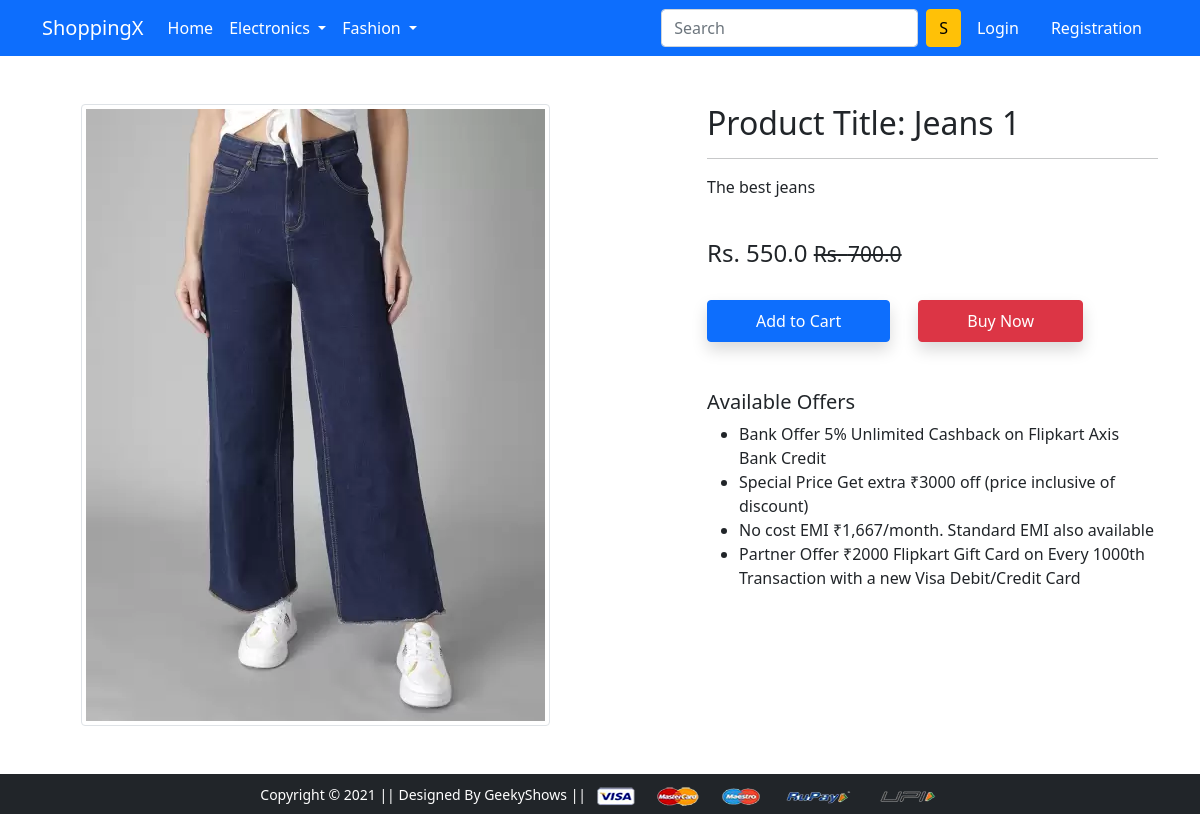
Screenshot of /product-detail/1 with the database file from the repository.
### app/models.py (models this page shows, shortened)
class Product(models.Model):
    title = models.CharField(max_length=100)
    selling_price = models.FloatField()
    discounted_price = models.FloatField()
    description = models.TextField()
    brand = models.CharField(max_length=100)
    category = models.CharField(choices=CATEGORY_CHOICES, max_length=2)
    product_image = models.ImageField(upload_to = 'productimg')

### app/views.py (the view)
# urls.py: path('product-detail/<int:pk>', views.ProductDetailView.as_view(), name='product-detail'),
class ProductDetailView(View):
    def get(self, request, pk):
        totalitem = 0
        product= Product.objects.get(pk=pk)
        item_already_in_cart = False
        if request.user.is_authenticated:
            totalitem = len(Cart.objects.filter(user=request.user))
            item_already_in_cart = Cart.objects.filter(Q(product=product.id) & Q(user=request.user)).exists()
        return render(request, 'app/productdetail.html', {'product':product, 'item_already_in_cart':item_already_in_cart, 'totalitem':totalitem})

### app/templates/app/productdetail.html (shortened to what this page needs)
{% extends 'app/base.html' %}
{% load static %}
{% block main-content %}
<div class="container my-5">
 <div class="row">
  <div class="col-sm-6 text-center align-self-center">
   <img src="{{product.product_image.url}}" alt="" class="img-fluid img-thumbnail">
  </div>
  <div class="col-sm-5 offset-sm-1">
   <h2>Product Title: {{product.title}}</h2>
   <hr>
   <p>{{product.description}}</p> <br>
     <h4>Rs. {{product.discounted_price}} <small class="fw-light text-decoration-line-through">Rs. {{product.selling_price}}</small></h4> <br>
     {% if not request.user.is_authenticated %}
          <form action="/add-to-cart" class="d-inline">
               <button type="submit" class="btn btn-primary shadow px-5 py-2">Add to Cart</button>
          </form>
     {% endif %}
   <a href="{% url 'checkout' %}" class="btn btn-danger shadow px-5 py-2 ms-4">Buy Now</a>
   <h5 class="mt-5">Available Offers</h5>
   <ul>
    <li>Bank Offer 5% Unlimited Cashback on Flipkart Axis Bank Credit</li>
    <li>Special Price Get extra ₹3000 off (price inclusive of discount)</li>
    <li>No cost EMI ₹1,667/month. Standard EMI also available</li>
    <li>Partner Offer ₹2000 Flipkart Gift Card on Every 1000th Transaction with a new Visa Debit/Credit Card</li>
   </ul>
  </div>
 </div>
</div>
{% endblock main-content %}

### rows the page displays
Product: product_image (picture), title "Jeans 1", description "The best jeans", discounted_price "550.0", selling_price "700.0"
